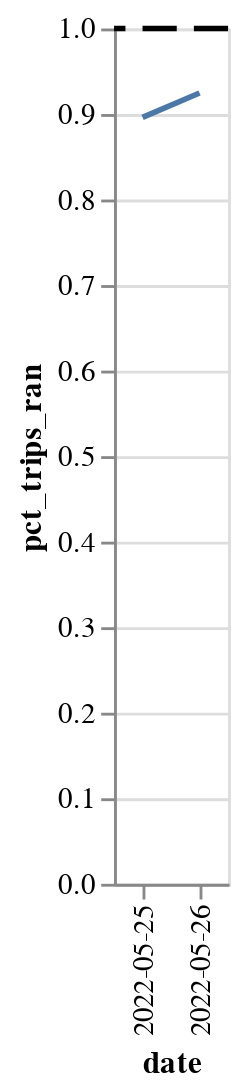

The notebook cell this image was saved under:
### Code cell
chart = (
    alt.Chart(final)
    .mark_line()
    .encode(x="date", y="pct_trips_ran")
)

yrule = (
    alt.Chart().mark_rule(strokeDash=[12, 6], size=2).encode(y=alt.datum(1))
)


chart + yrule

### Figure 1 — Vega-Lite specification as saved in the notebook (floating-point values rounded to 4 significant figures)
{"config": {"view": {"continuousWidth": 400, "continuousHeight": 300}}, "layer": [{"data": {"name": "data-45827490c7312dcf6286fd816f94a7a4"}, "mark": "line", "encoding": {"x": {"field": "date", "type": "nominal"}, "y": {"field": "pct_trips_ran", "type": "quantitative"}}}, {"data": {"name": "empty"}, "mark": {"type": "rule", "size": 2, "strokeDash": [12, 6]}, "encoding": {"y": {"datum": 1}}}], "$schema": "https://vega.github.io/schema/vega-lite/v4.17.0.json", "datasets": {"data-45827490c7312dcf6286fd816f94a7a4": [{"date": "2022-05-25", "pct_trips_ran": 0.8962}, {"date": "2022-05-26", "pct_trips_ran": 0.9246}], "empty": [{}]}}
